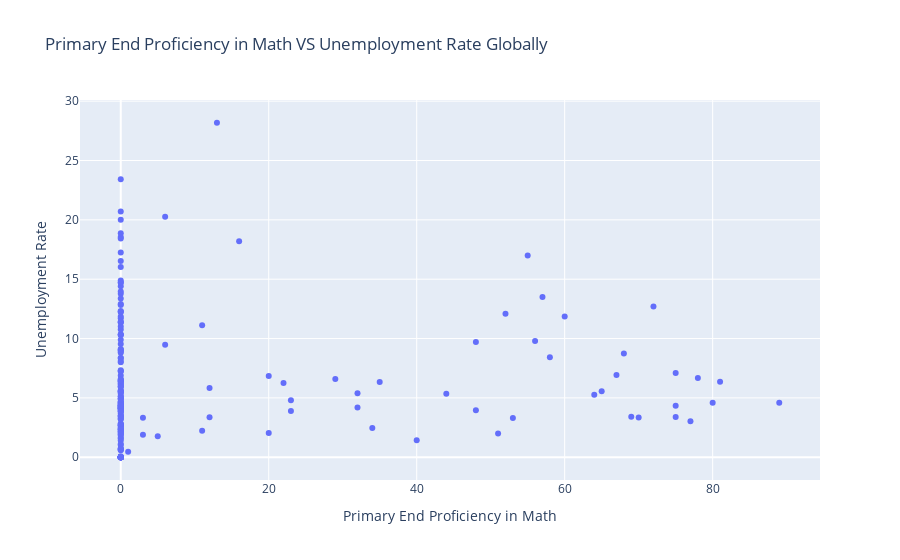

Notebook code cell kept with this figure:
### Code cell
px.scatter(df, 
           x=df["Primary_End_Proficiency_Math"], 
           y=df["Unemployment_Rate"], 
           title="Primary End Proficiency in Math VS Unemployment Rate Globally",
           labels={"Primary_End_Proficiency_Math":"Primary End Proficiency in Math", "Unemployment_Rate":"Unemployment Rate"})

### Figure 1 — Plotly figure (JSON) as saved in the notebook; plotly's stock layout.template omitted (floating-point values rounded to 4 significant figures; data arrays with more than 128 entries replaced by an {"elided": "..."} marker saying what was removed)
{"data": [{"hovertemplate": "Primary End Proficiency in Math=%{x}<br>Unemployment Rate=%{y}<extra></extra>", "legendgroup": "", "marker": {"color": "#636efa", "symbol": "circle"}, "mode": "markers", "name": "", "orientation": "v", "showlegend": false, "type": "scatter", "x": {"elided": "202 int values"}, "xaxis": "x", "y": {"elided": "202 float values"}, "yaxis": "y"}], "layout": {"legend": {"tracegroupgap": 0}, "title": {"text": "Primary End Proficiency in Math VS Unemployment Rate Globally"}, "xaxis": {"anchor": "y", "domain": [0, 1], "title": {"text": "Primary End Proficiency in Math"}}, "yaxis": {"anchor": "x", "domain": [0, 1], "title": {"text": "Unemployment Rate"}}}}
